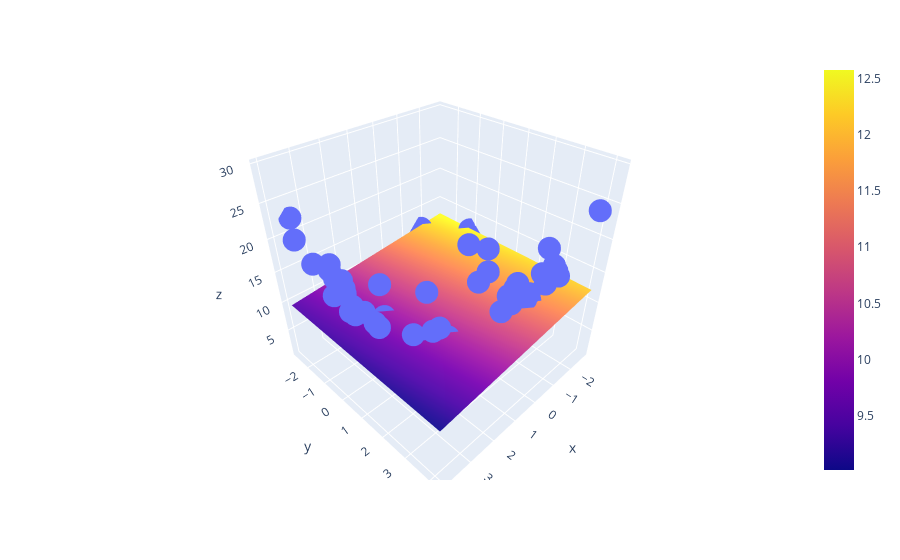

The cell this chart's notebook holds for it:
### Code cell
import plotly.graph_objects as go

fig = px.scatter_3d(x=x.ravel() , y=y.ravel() , z=z.ravel())

fig.add_trace(go.Surface(x=x_input , y=y_input , z = z_final))

fig.show()
